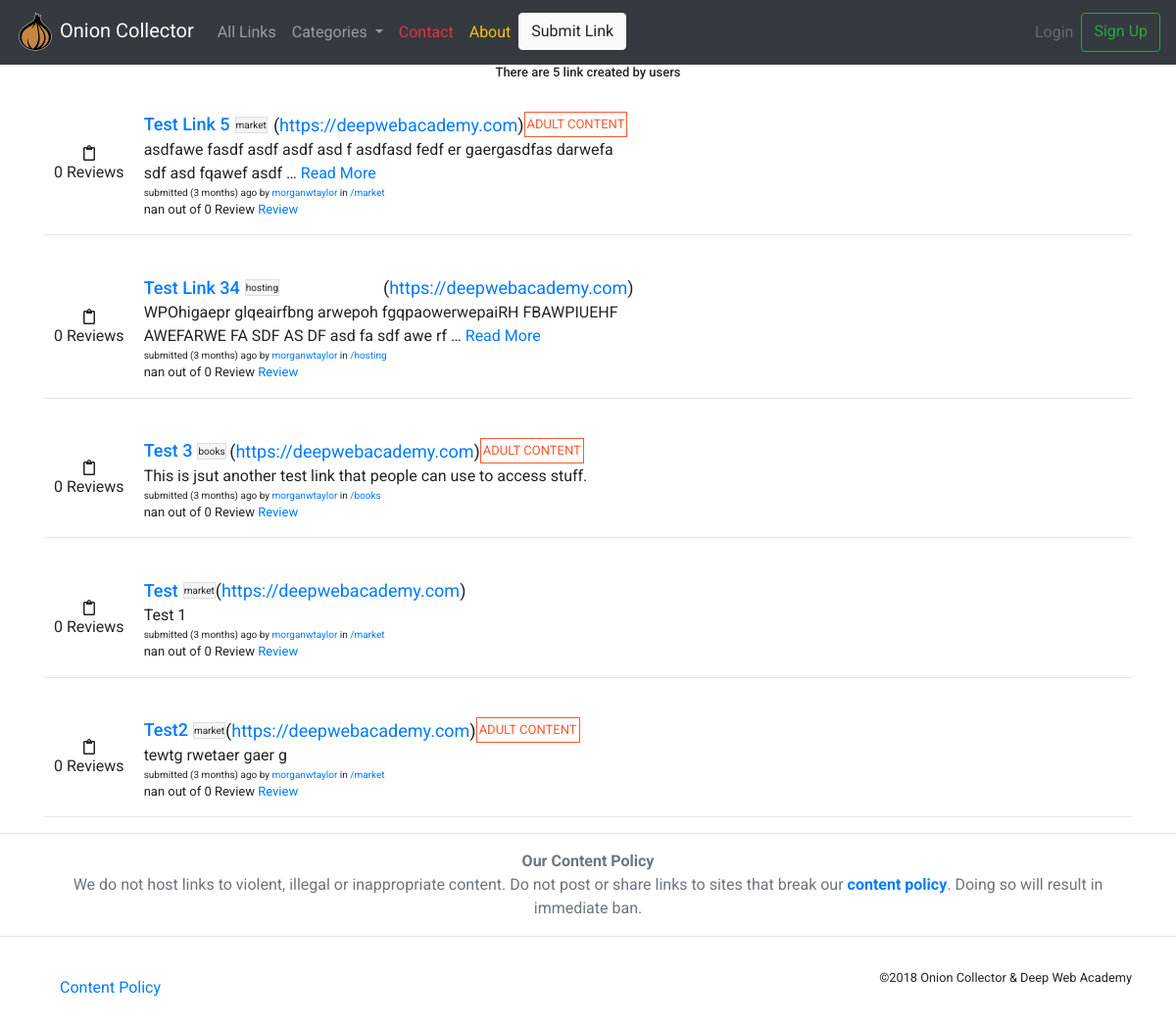
Before: /links/ with the older database file.
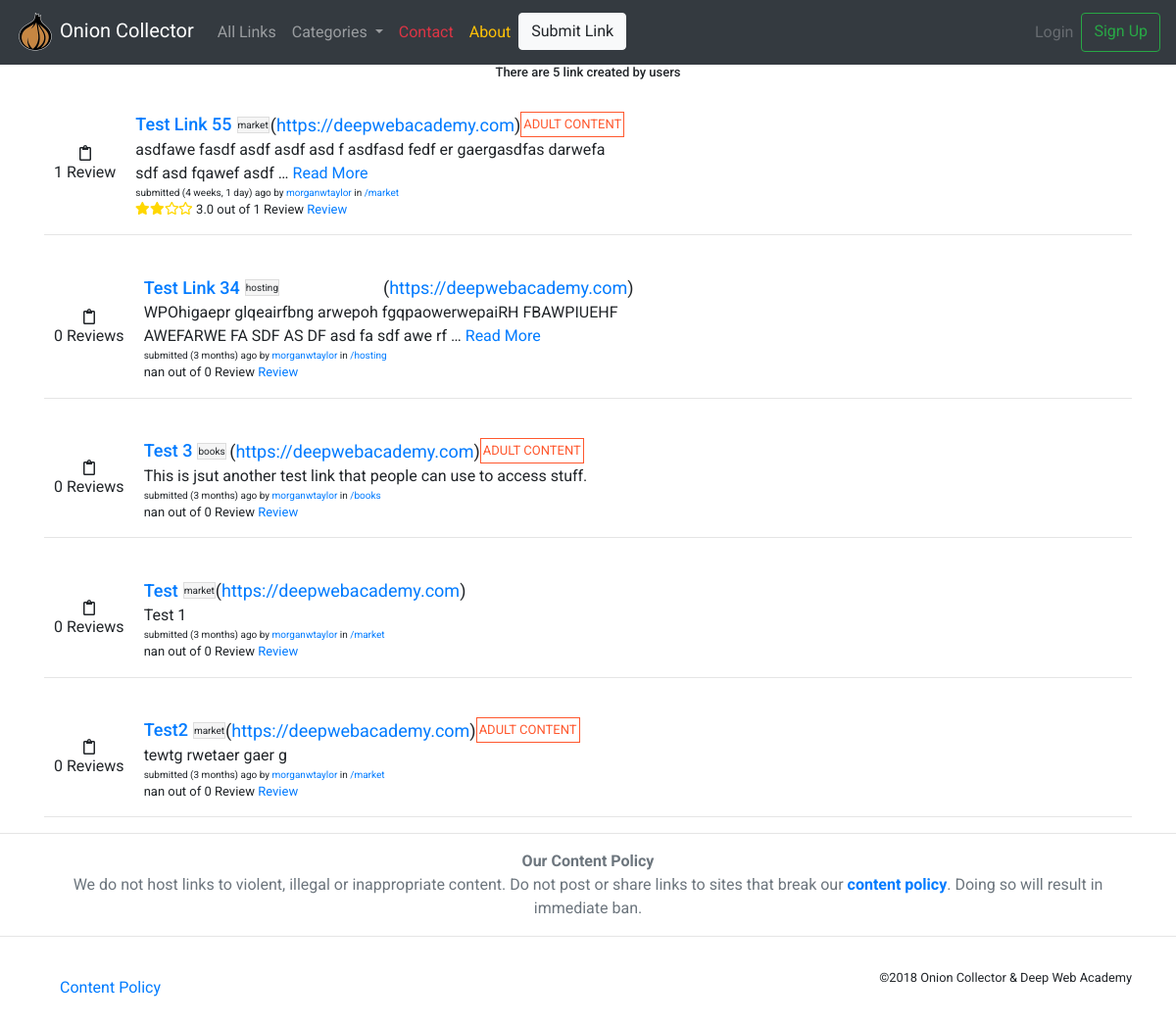
After: the same page with the newer database file.
### links/models.py (models this page shows, shortened)
class Link(models.Model):
    user = models.ForeignKey(settings.AUTH_USER_MODEL,on_delete=models.DO_NOTHING, related_name='links')
    created_at = models.DateTimeField(
            auto_now=True)
    title = models.CharField(max_length=30)
    slug = models.SlugField(unique=True)
    description = models.TextField(max_length = 255)
    category = models.ForeignKey(Category,on_delete=models.DO_NOTHING, related_name='links', null=True, blank=True)
    link = models.URLField(default = 'https://deepwebacademy.com')
    nsfw = models.BooleanField(default = False)
    votes = models.IntegerField(default = 1)
    likes = models.ManyToManyField(settings.AUTH_USER_MODEL, blank=True, related_name='link_likes')
    class Meta:
        ordering = ["-created_at"]
        unique_together = ['user', 'title']
    def average_rating(self):
        all_ratings = list(map(lambda x: x.rating, self.review_set.all()))
        return np.mean(all_ratings)

class Category(models.Model):
    title = models.CharField(max_length=25)
    slug = models.SlugField(unique=True)
    def __str__(self):
        return self.title
    class Meta:
        verbose_name_plural = "Categories"

class Review(models.Model):
    RATING_CHOICES = (
        (1, '1 Star'),
        (2, '2 Star'),
        (3, '3 Star'),
        (4, '4 Star'),
        (5, '5 Star')
    )
    user = models.ForeignKey(settings.AUTH_USER_MODEL, on_delete=models.DO_NOTHING)
    link = models.ForeignKey(Link, on_delete=models.DO_NOTHING)
    created_at = models.DateTimeField(auto_now=True)
    title = models.CharField(max_length=50)
    review = models.TextField(max_length=250, default="")
    rating = models.IntegerField(choices = RATING_CHOICES, default=1)

### links/views.py (the view)
# urls.py: path('', views.AllLinks.as_view(), name='all'),
class AllLinks(generic.ListView):
    context_object_name = 'links'
    model = Link

### links/templatetags/link_extras.py (called while the page is built)
@register.inclusion_tag('links/categories/category_nav.html')
def nav_category_list():
    category = Category.objects.all()
    return {'category': category}

### links/templates/links/link_list.html
{% extends "base.html" %}
{% load staticfiles %}
{% block content %}
<h3 class='t-s text-center'>There are {{ links.count }} link{{link.count|pluralize}} created by users</h3>
  {% for link in links %}
    {% include "links/base/_link.html" %}
  {% endfor %}
{% endblock %}

### links/templates/links/base/_link.html (shortened to what this page needs)
{% load staticfiles %}
<div class="content-container">
  <div class="pt-4">
      <div class="content-container">
        <div class="content-upvote-container">
          <a><i class="far fa-clipboard"></i></a>
            <p>{{ link.review_set.count }} Review{{ link.review_set.count|pluralize  }}</p>
        </div>
        <div class="content-info">
          <div class="content-title">
            <a href="{% url 'links:detail' slug=link.slug %}"><h1 class="link-title no-wrap t-l">{{ link.title|lower|title }}</h1></a>
            <div class="link-category">
              <p class="t-xs">{{ link.category|lower }}</p>
            </div>
            <p class="t-l">({{ link.link|urlize }})</p>
            {% if link.nsfw == True %}
            <div class="link-nsfw">
              <p class="t-s">ADULT CONTENT</p>
            </div>
            {% endif %}
          </div>
          <div class="content-description">
            <p class="t-m"> {% if link.description|wordcount <= 15 %}
                              {{ link.description }}
                            {% else %}
                              {{ link.description|truncatewords:15 }}
                              <a href="{% url 'links:detail' slug=link.slug %}">Read More</a>
                            {% endif %}
            </p>
          </div>
          <div class="content-details">
            <p class="t-xs">submitted ({{ link.created_at|timesince }}) ago by <a href="{% url 'links:user_account' username=link.user.username %}">{{ link.user }}</a> in <a href="{% url 'links:category_detail' slug=link.category.slug %}">/{{link.category.slug}}</a></p>
            <p class="t-s"<p>
                <span class="stars" data-rating="{{ link.average_rating }}" data-num-stars="5" ></span>
                {{ link.average_rating }} out of {{ link.review_set.count }} Review{{ link.review_set|pluralize }}
              <a href="{% url 'links:review' slug=link.slug %}"> Review</a>
              </p>
          </div>
        </div>
      </div>
  </div>
</div>
<hr>

Changed rows visible on the page:
removed Link: review_set.count "0", title "Test Link 5", category "market", link "https://deepwebacademy.com", nsfw "ADULT CONTENT", description "asdfawe fasdf asdf asdf asd f asdfasd fedf er gaergasdfas darwefa sdf asd fqawef asdf …", created_at "3 months", user "morganwtaylor", category.slug "market", average_rating "nan"
added Link: review_set.count "1", title "Test Link 55", category "market", link "https://deepwebacademy.com", nsfw "ADULT CONTENT", description "asdfawe fasdf asdf asdf asd f asdfasd fedf er gaergasdfas darwefa sdf asd fqawef asdf …", created_at "4 weeks, 1 day", user "morganwtaylor", category.slug "market", average_rating "3.0"
